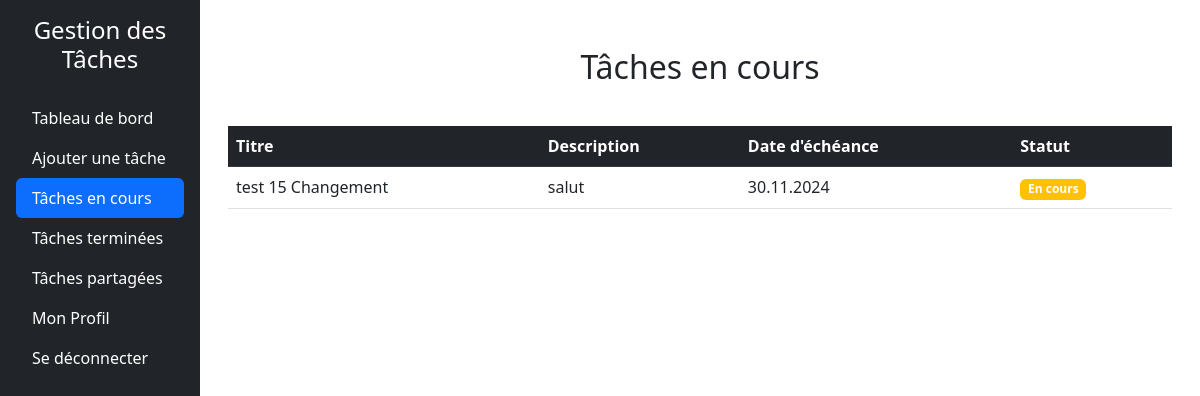
The page /taches_en_cours.php (signed in) on the database as committed earlier.
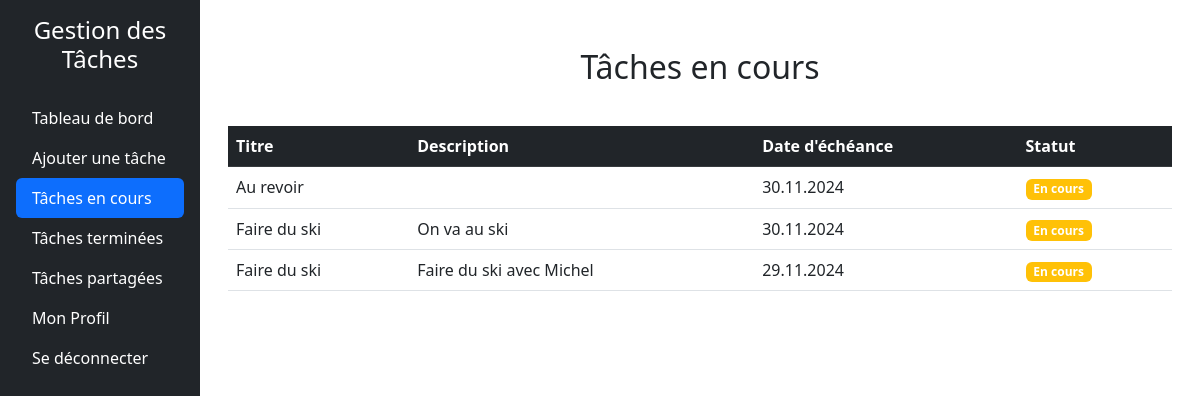
The same page on the database as committed later.
### tables this page shows
CREATE TABLE tasks (
        id INTEGER PRIMARY KEY AUTOINCREMENT,
        userId INTEGER NOT NULL,
        titre TEXT NOT NULL,
        description TEXT DEFAULT NULL,
        dateEcheance DATE DEFAULT NULL,
        statut TEXT CHECK(statut IN ('a_faire', 'en_cours', 'termine')) DEFAULT 'a_faire',
        createdAt TIMESTAMP DEFAULT CURRENT_TIMESTAMP, 
        FOREIGN KEY (userId) REFERENCES users(id) ON DELETE CASCADE
    );

### src/dbManager/DbManagerCRUD.php (called while the page is built, shortened)
<?php
class DbManagerCRUD implements I_ApiCRUD
{
    private $db;
    public function __construct()
    {
        $config = parse_ini_file(__DIR__ . '/../config/db.ini');
        $dsn = $config['dsn'];
        $username = $config['username'];
        $password = $config['password'];
        $this->db = new \PDO($dsn, $username, $password);
    }
    public function rendPersonnes(string $email): array
    {
        $sql = "SELECT * FROM users WHERE email = :email;";
        $stmt = $this->db->prepare($sql);
        $stmt->bindParam(':email', $email, \PDO::PARAM_STR);
        try {
            $stmt->execute();
            $donnees = $stmt->fetchAll(\PDO::FETCH_ASSOC);
            $tabUsers = [];
            foreach ($donnees as $donneesUser) {
                $user = new Users(
                    $donneesUser["prenom"],
                    $donneesUser["nom"],
                    $donneesUser["email"],
                    $donneesUser["noTel"],
                    $donneesUser["motDePasse"],
                    $donneesUser["id"]
                );
                $tabUsers[] = $user;
            }
            return $tabUsers;
        } catch (\PDOException $e) {
            error_log("Erreur lors de la récupération des utilisateurs : " . $e->getMessage());
            return [];
        }
    }
public function getTasksByUserIdAndStatus($userId, $status) {
    try {
        $stmt = $this->db->prepare('
            SELECT t.id, t.titre, t.description, t.dateEcheance, t.statut
            FROM tasks t
            JOIN task_users tu ON t.id = tu.taskId
            WHERE tu.userId = :userId AND t.statut = :status
        ');
        $stmt->execute(['userId' => $userId, 'status' => $status]);
        $tasks = [];
        while ($taskData = $stmt->fetch(\PDO::FETCH_ASSOC)) {
            $task = new Task(
                $taskData['titre'],
                $taskData['description'],
                [],
                $taskData['dateEcheance'],
                $taskData['statut']
            );
            $tasks[] = $task;
        }
        return $tasks;
    } catch (\PDOException $e) {
        throw new \Exception("Erreur lors de la récupération des tâches : " . $e->getMessage());
    }
}
}

### Includes/functions.php (called while the page is built)
<?php
function getUserByEmail($email, $dbManager) {
    $userInfoArray = $dbManager->rendPersonnes($email);
    return !empty($userInfoArray) ? $userInfoArray[0] : null;
}
function getStatusBadgeClass(string $statut): string
{
    $badgeClasses = [
        'À faire' => 'bg-danger',
        'En cours' => 'bg-warning',
        'Terminé' => 'bg-success',
    ];
    return $badgeClasses[$statut] ?? 'bg-secondary';
}

### src/dbManager/Users.php (called while the page is built, shortened)
<?php
class Users {
    private $id;
    public function __construct(string $prenom, string $nom, string $email, string $noTel, string $motDePasse ,int $id = 0) {
        $this->id = $id;
    }
    public function rendId(): int {
        return (int)$this->id;
    }
}

### src/dbManager/Task.php (called while the page is built, shortened)
<?php
class Task
{
    private $titre;
    private $description;
    private $dateEcheance;
    private $statut;
    public function __construct(
        string $titre,
        string $description = null,
        array $userIds = null,
        string $dateEcheance = null,
        string $statut = 'a_faire',
        int $id = 0,
    ) {
        $this->titre = $titre;
        $this->description = $description;
        $this->dateEcheance = $dateEcheance;
        $this->statut = $statut;
    }
    private function isValidDate(string $date): bool
    {
        $d = DateTime::createFromFormat('Y-m-d', $date);
        return $d && $d->format('Y-m-d') === $date;
    }
    public function rendTitre(): string
    {
        return $this->titre;
    }
    public function rendDescription(): ?string
    {
        return $this->description;
    }
    public function getFormattedDateEcheance(): ?string
    {
        if ($this->dateEcheance) {
            $d = DateTime::createFromFormat('Y-m-d', $this->dateEcheance);
            return $d ? $d->format('d.m.Y') : null;
        }
        return null;
    }
    public function getFormattedStatut(): string
    {
        $statutTraduction = [
            'a_faire' => 'À faire',
            'en_cours' => 'En cours',
            'termine' => 'Terminé',
        ];
        return $statutTraduction[$this->statut] ?? 'Inconnu';
    }
}

### taches_en_cours.php (the view, shortened to what the changed rows need)
<?php
require_once 'includes/functions.php';
$dbManager = new DbManagerCRUD();
$email = $_SESSION['email_user'];
$userInfo = getUserByEmail($email, $dbManager);
$userId = $userInfo->rendId();
$tachesEnCours = $dbManager->getTasksByUserIdAndStatus($userId, 'en_cours');
?>
<!DOCTYPE html>
<html lang="fr">
<head>
    <link href="https://cdn.jsdelivr.net/npm/bootstrap@5.3.0-alpha3/dist/css/bootstrap.min.css" rel="stylesheet">
    <link href="style/styleSheet.css" rel="stylesheet">
</head>
<body>
    <div class="d-flex">
        <div class="container mt-5">
        <h2 class="text-center mb-4">Tâches en cours</h2>
            <?php if (empty($tachesEnCours)): ?>
                <p>Aucune tâche en cours pour le moment.</p>
            <?php else: ?>
                <div class="table-responsive p-3">
                    <table class="table table-hover">
                            <thead>
                                <tr class="table-dark">
                                    <th scope="col">Titre</th>
                                    <th scope="col">Description</th>
                                    <th scope="col">Date d'échéance</th>
                                    <th scope="col">Statut</th>
                                </tr>
                            </thead>
                            <tbody>
                                <?php foreach ($tachesEnCours as $task): ?>
                                    <tr>
                                        <td scope="row"><?php echo htmlspecialchars($task->rendTitre()); ?></td>
                                        <td class="text-truncate" style="max-width: 200px; overflow: hidden; white-space: nowrap;"><?php echo htmlspecialchars($task->rendDescription()); ?></td>
                                        <td><?php echo htmlspecialchars($task->getFormattedDateEcheance()); ?></td>
                                        <td>
                                            <span class="badge <?php echo getStatusBadgeClass($task->getFormattedStatut()); ?> me-1">
                                                <?php echo htmlspecialchars($task->getFormattedStatut()); ?>
                                            </span>
                                        </td>
                                    </tr>
                                <?php endforeach; ?>
                            </tbody>
                        </table>
                </div>
            <?php endif; ?>
        </div>
    </div>
</body>
</html>

Rows that differ between the two databases and show on the page:
no longer on this page (row edited): tasks: titre "test 15 Changement", description "salut", dateEcheance "30.11.2024", statut "En cours"
added tasks: titre "Au revoir", dateEcheance "30.11.2024", statut "En cours"
added tasks: titre "Faire du ski", description "On va au ski", dateEcheance "30.11.2024", statut "En cours"
added tasks: titre "Faire du ski", description "Faire du ski avec Michel", dateEcheance "29.11.2024", statut "En cours"
